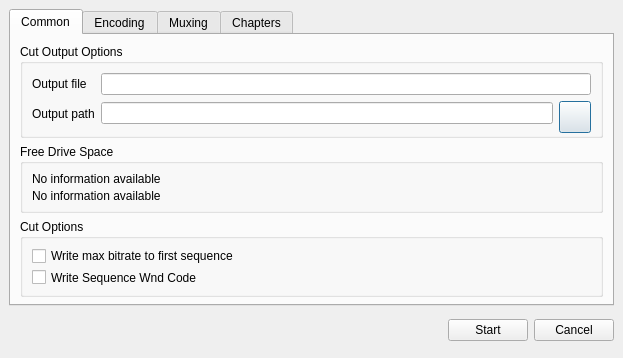
<ui version="4.0" >
 <author></author>
 <comment></comment>
 <exportmacro></exportmacro>
 <class>TTCutAVCutDlg</class>
 <widget class="QDialog" name="TTCutAVCutDlg" >
  <property name="geometry" >
   <rect>
    <x>0</x>
    <y>0</y>
    <width>623</width>
    <height>358</height>
   </rect>
  </property>
  <property name="windowTitle" >
   <string>TTCut - Video Cut Options</string>
  </property>
  <widget class="QTabWidget" name="tabWidget" >
   <property name="geometry" >
    <rect>
     <x>9</x>
     <y>9</y>
     <width>605</width>
     <height>297</height>
    </rect>
   </property>
   <widget class="QWidget" name="tabCommon" >
    <attribute name="title" >
     <string>Common</string>
    </attribute>
    <attribute name="icon" >
     <iconset resource="avcutdialog.qrc" >:/pixmaps/pixmaps/settings_18.xpm</iconset>
    </attribute>
    <widget class="QGroupBox" name="gbCutOptions" >
     <property name="geometry" >
      <rect>
       <x>9</x>
       <y>184</y>
       <width>583</width>
       <height>78</height>
      </rect>
     </property>
     <property name="title" >
      <string>Cut Options</string>
     </property>
     <layout class="QGridLayout" >
      <property name="margin" >
       <number>9</number>
      </property>
      <property name="spacing" >
       <number>6</number>
      </property>
      <item row="1" column="0" >
       <widget class="QCheckBox" name="cbEndCode" >
        <property name="text" >
         <string>Write Sequence Wnd Code</string>
        </property>
       </widget>
      </item>
      <item row="0" column="0" >
       <widget class="QCheckBox" name="cbMaxBitrate" >
        <property name="text" >
         <string>Write max bitrate to first sequence</string>
        </property>
       </widget>
      </item>
     </layout>
    </widget>
    <widget class="QGroupBox" name="gbOutput" >
     <property name="geometry" >
      <rect>
       <x>9</x>
       <y>9</y>
       <width>583</width>
       <height>94</height>
      </rect>
     </property>
     <property name="title" >
      <string>Cut Output Options</string>
     </property>
     <layout class="QGridLayout" >
      <property name="margin" >
       <number>9</number>
      </property>
      <property name="spacing" >
       <number>6</number>
      </property>
      <item row="1" column="2" >
       <widget class="QPushButton" name="btnDirOpen" >
        <property name="minimumSize" >
         <size>
          <width>32</width>
          <height>32</height>
         </size>
        </property>
        <property name="maximumSize" >
         <size>
          <width>32</width>
          <height>32</height>
         </size>
        </property>
        <property name="text" >
         <string/>
        </property>
        <property name="icon" >
         <iconset resource="avcutdialog.qrc" >:/pixmaps/pixmaps/fileopen_24.xpm</iconset>
        </property>
       </widget>
      </item>
      <item row="1" column="1" >
       <widget class="QLineEdit" name="leOutputPath" />
      </item>
      <item row="1" column="0" >
       <widget class="QLabel" name="laOutputPath" >
        <property name="text" >
         <string>Output path</string>
        </property>
       </widget>
      </item>
      <item row="0" column="1" colspan="2" >
       <widget class="QLineEdit" name="leOutputFile" />
      </item>
      <item row="0" column="0" >
       <widget class="QLabel" name="laOutputFile" >
        <property name="text" >
         <string>Output file</string>
        </property>
       </widget>
      </item>
     </layout>
    </widget>
    <widget class="QGroupBox" name="gbFreeDriveSpace" >
     <property name="geometry" >
      <rect>
       <x>9</x>
       <y>109</y>
       <width>583</width>
       <height>69</height>
      </rect>
     </property>
     <property name="sizePolicy" >
      <sizepolicy>
       <hsizetype>5</hsizetype>
       <vsizetype>5</vsizetype>
       <horstretch>0</horstretch>
       <verstretch>4</verstretch>
      </sizepolicy>
     </property>
     <property name="title" >
      <string>Free Drive Space</string>
     </property>
     <layout class="QGridLayout" >
      <property name="margin" >
       <number>9</number>
      </property>
      <property name="spacing" >
       <number>6</number>
      </property>
      <item row="1" column="0" >
       <widget class="QLabel" name="laFreeDiskSpace2" >
        <property name="text" >
         <string>No information available</string>
        </property>
       </widget>
      </item>
      <item row="0" column="0" >
       <widget class="QLabel" name="laFreeDiskSpace1" >
        <property name="text" >
         <string>No information available</string>
        </property>
       </widget>
      </item>
     </layout>
    </widget>
   </widget>
   <widget class="QWidget" name="tabEncoding" >
    <attribute name="title" >
     <string>Encoding</string>
    </attribute>
    <layout class="QGridLayout" >
     <property name="margin" >
      <number>9</number>
     </property>
     <property name="spacing" >
      <number>6</number>
     </property>
     <item row="0" column="0" >
      <widget class="TTCutSettingsEncoder" name="encodingPage" >
       <property name="title" >
        <string>GroupBox</string>
       </property>
      </widget>
     </item>
    </layout>
   </widget>
   <widget class="QWidget" name="tabMuxing" >
    <attribute name="title" >
     <string>Muxing</string>
    </attribute>
    <layout class="QGridLayout" >
     <property name="margin" >
      <number>9</number>
     </property>
     <property name="spacing" >
      <number>6</number>
     </property>
     <item row="0" column="0" >
      <widget class="TTCutSettingsMuxer" name="muxingPage" >
       <property name="title" >
        <string>GroupBox</string>
       </property>
      </widget>
     </item>
    </layout>
   </widget>
   <widget class="QWidget" name="tabChapters" >
    <attribute name="title" >
     <string>Chapters</string>
    </attribute>
    <attribute name="icon" >
     <iconset resource="avcutdialog.qrc" >:/pixmaps/pixmaps/chapter_18.xpm</iconset>
    </attribute>
    <layout class="QGridLayout" >
     <property name="margin" >
      <number>9</number>
     </property>
     <property name="spacing" >
      <number>6</number>
     </property>
     <item row="0" column="0" >
      <widget class="TTCutSettingsChapter" name="chaptersPage" >
       <property name="title" >
        <string>GroupBox</string>
       </property>
      </widget>
     </item>
    </layout>
   </widget>
  </widget>
  <widget class="QWidget" name="layoutWidget" >
   <property name="geometry" >
    <rect>
     <x>9</x>
     <y>312</y>
     <width>605</width>
     <height>37</height>
    </rect>
   </property>
   <layout class="QHBoxLayout" >
    <property name="margin" >
     <number>0</number>
    </property>
    <property name="spacing" >
     <number>6</number>
    </property>
    <item>
     <spacer>
      <property name="orientation" >
       <enum>Qt::Horizontal</enum>
      </property>
      <property name="sizeHint" >
       <size>
        <width>131</width>
        <height>31</height>
       </size>
      </property>
     </spacer>
    </item>
    <item>
     <widget class="QPushButton" name="okButton" >
      <property name="text" >
       <string>Start</string>
      </property>
     </widget>
    </item>
    <item>
     <widget class="QPushButton" name="cancelButton" >
      <property name="text" >
       <string>Cancel</string>
      </property>
     </widget>
    </item>
   </layout>
  </widget>
 </widget>
 <pixmapfunction></pixmapfunction>
 <customwidgets>
  <customwidget>
   <class>TTCutSettingsEncoder</class>
   <extends>QGroupBox</extends>
   <header>../gui/ttcutsettingsencoder.h</header>
   <container>0</container>
   <pixmap></pixmap>
  </customwidget>
  <customwidget>
   <class>TTCutSettingsMuxer</class>
   <extends>QGroupBox</extends>
   <header>../gui/ttcutsettingsmuxer.h</header>
   <container>0</container>
   <pixmap></pixmap>
  </customwidget>
  <customwidget>
   <class>TTCutSettingsChapter</class>
   <extends>QGroupBox</extends>
   <header>../gui/ttcutsettingschapter.h</header>
   <container>0</container>
   <pixmap></pixmap>
  </customwidget>
 </customwidgets>
 <resources>
  <include location="avcutdialog.qrc" />
 </resources>
 <connections>
  <connection>
   <sender>okButton</sender>
   <signal>clicked()</signal>
   <receiver>TTCutAVCutDlg</receiver>
   <slot>accept()</slot>
   <hints>
    <hint type="sourcelabel" >
     <x>278</x>
     <y>253</y>
    </hint>
    <hint type="destinationlabel" >
     <x>96</x>
     <y>254</y>
    </hint>
   </hints>
  </connection>
  <connection>
   <sender>cancelButton</sender>
   <signal>clicked()</signal>
   <receiver>TTCutAVCutDlg</receiver>
   <slot>reject()</slot>
   <hints>
    <hint type="sourcelabel" >
     <x>369</x>
     <y>253</y>
    </hint>
    <hint type="destinationlabel" >
     <x>179</x>
     <y>282</y>
    </hint>
   </hints>
  </connection>
 </connections>
</ui>
